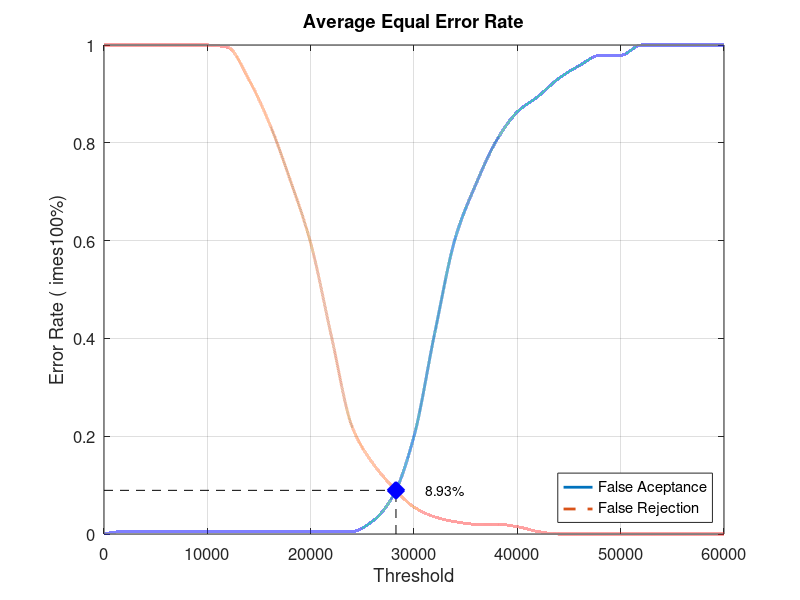
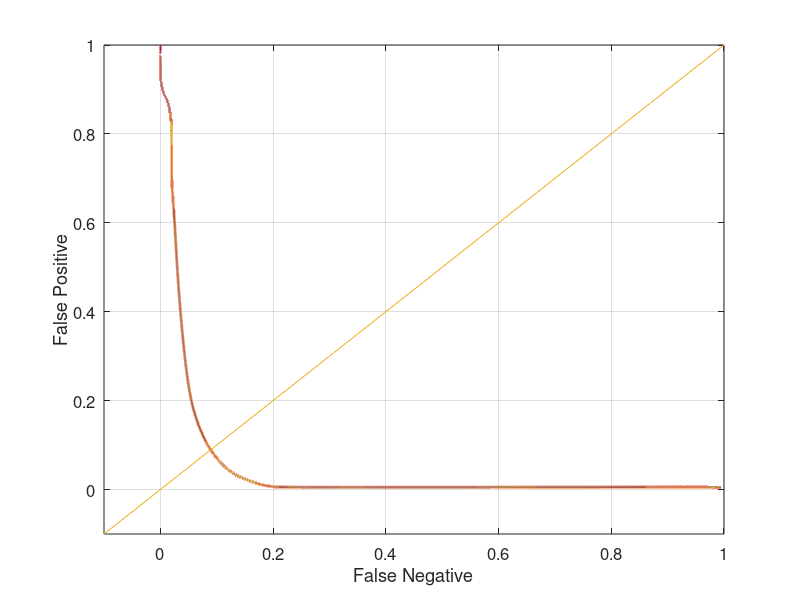

Write the MATLAB code that produced these figures, in order.
close all;
clear;
clc;
x = 0:2000:60000;
xq = 0:0.5:60000;

y0 = [0 0.00526316 0.00526316 0.00526316 0.00526316 0.00526316 0.00526316 0.00526316 0.00526316 0.00526316 0.00526316 0.00526316 0.00526316 0.0263158 0.0789474 0.2 0.410526 0.605263 0.715789 0.805263 0.863158 0.894737 0.931579 0.957895 0.978947 0.978947 1 1 1 1 1]
yy0 = interp1(x, y0, xq, 'pchip');
y1 = [1 1 1 1 1 1 0.995 0.93 0.84 0.725 0.595 0.405 0.22 0.145 0.095 0.055 0.035 0.025 0.02 0.02 0.015 0.005 0 0 0 0 0 0 0 0 0]
yy1 = interp1(x, y1, xq, 'pchip');

% Calculating EER: 
y2 = abs(y0 - y1);
find(y2 == min(y2))
yy2 = abs(yy0 - yy1);
xEER = find(yy2 == min(yy2));
xEERIndex = xq(xEER) % X-axis EER
yEER = yy0(xEER) % Y-axis EER

main = figure
plot(xq, yy0,'-','LineWidth', 2);	hold on
plot(xq, yy1,'--','LineWidth', 2);	hold on
plot([xEERIndex xEERIndex], [0 yEER], 'k--');	hold on
plot([0 xEERIndex], [yEER yEER], 'k--');	hold on
plot(xEERIndex, yEER, 'bx', 'LineWidth', 10);	hold on
text(xEERIndex + 10 * xEERIndex / 100, yEER, [num2str(round((10000 * yEER)) / 100) '%'])
legend('False Aceptance', 'False Rejection', 'Location', 'SouthEast')
xlabel('Threshold')
ylabel('Error Rate (	imes100%)')
title('Average Equal Error Rate')
set(gca, 'FontSize', 12)
axis([0 60000 0 1])
grid on

print(main, 'Database5_1Main', '-dpng');
FNRxFPR = figure('Color', [1 1 1]);
plot(yy1, yy0, '-', yy1, yy0, 'LineWidth', 2);
hold on
y = -0.1:0.1:1
plot(y, y); 
set(gca, 'FontSize', 12)
xlabel('False Negative')
ylabel('False Positive')
axis([-0.1 1 -0.1 1])
set(gca, 'FontSize', 12)
grid on

print(FNRxFPR, 'Database5_1FNRxFPR','-dpng');
